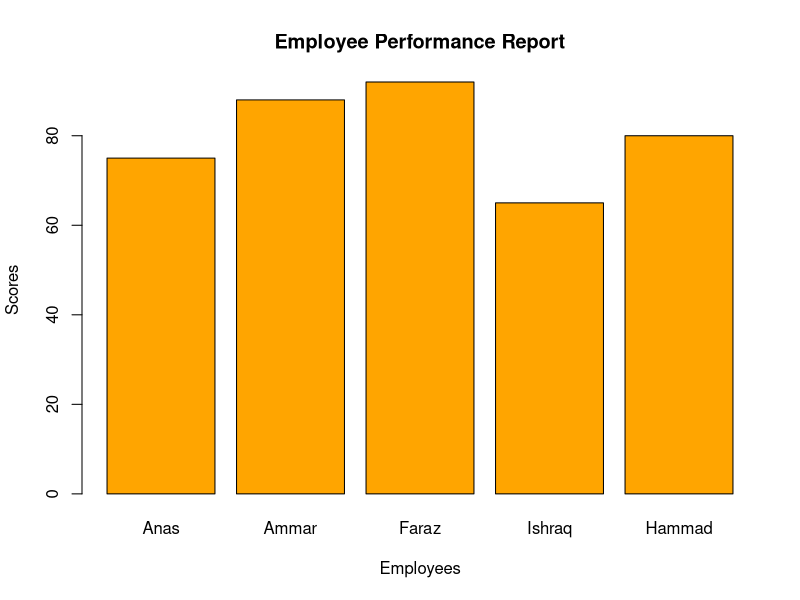

Write R code to recreate this figure.
emp_names <- c("Anas", "Ammar", "Faraz", "Ishraq", "Hammad")
performance_scores <- c(75, 88, 92, 65, 80)

employee_data <- list(
  names = emp_names, 
  scores = performance_scores
)

avg_score <- mean(employee_data$scores)

cat("Average Performance Score:", avg_score, "\n")

max_score <- max(employee_data$scores)

top_employee <- employee_data$names[employee_data$scores == max_score]

cat("Top Performing Employee:", top_employee, "with Score:", max_score, "\n")

barplot(employee_data$scores, names.arg = employee_data$names, col = "orange",
        main = "Employee Performance Report",
        xlab = "Employees", ylab = "Scores")